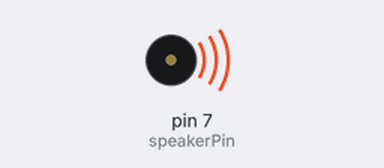
The sketch below on a simulated Arduino Uno, built with avr-gcc and run on an emulated ATmega328P. Parts: buzzer (waves = sounding).

Above: at 0.2 s.
Timing chart, 0 to 3.0 s (numbered marks = the images above):
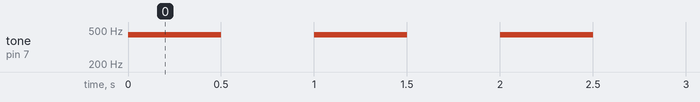

The sketch:

speakerTest.ino
```cpp
// Simple tone example
int speakerPin = 7;

void setup() {
  pinMode(speakerPin, OUTPUT);
}

void loop() {
  tone(speakerPin, 440);   // Play 440 Hz (A note)
  delay(500);
  noTone(speakerPin);      // Silence
  delay(500);
}
```

Measured:
- by itself, tone on pin 7 (speakerPin): alternates 440 Hz for 0.50 s and silent for 0.50 s
